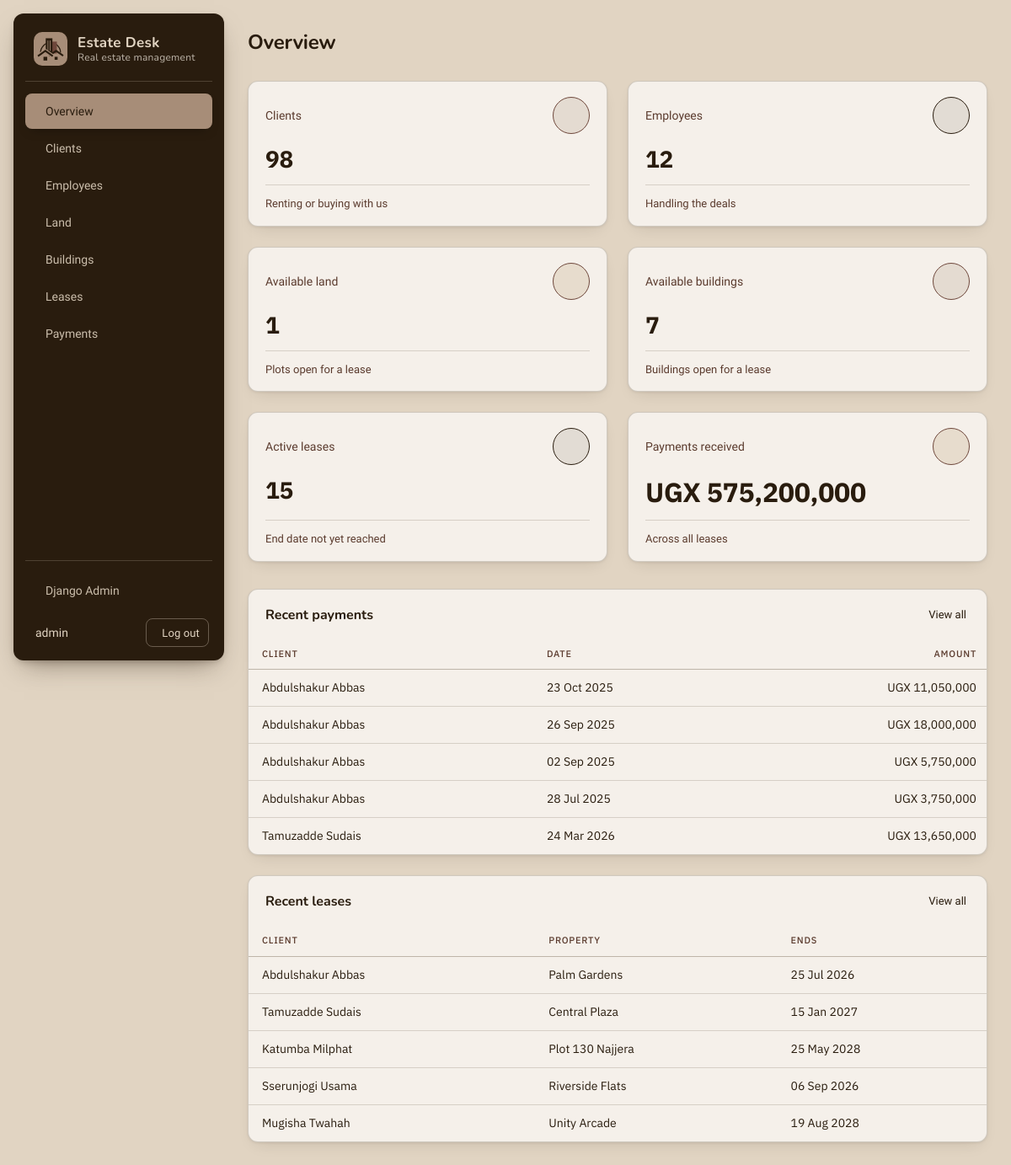
The app's page / (signed in) with its own data.
### payments/models.py (models this page shows, shortened)
class Payment(models.Model):
    MODE_OPTIONS = [
        ("Cash", "Cash"),
        ("Cheque", "Cheque"),
        ("Bank Transfer", "Bank Transfer"),
    ]
    lease = models.ForeignKey(Lease, on_delete=models.CASCADE)
    employee = models.ForeignKey(Employee, on_delete=models.SET_NULL, null=True)
    amount = models.DecimalField(max_digits=14, decimal_places=2)
    mode = models.CharField(max_length=20, choices=MODE_OPTIONS)
    date = models.DateField(default=timezone.localdate)

### leases/models.py (models this page shows, shortened)
class Lease(models.Model):
    client = models.ForeignKey(Client, on_delete=models.CASCADE)
    employee = models.ForeignKey(Employee, on_delete=models.SET_NULL, null=True)
    land = models.ForeignKey(Land, on_delete=models.CASCADE, null=True, blank=True)
    building = models.ForeignKey(Building, on_delete=models.CASCADE, null=True, blank=True)
    start_date = models.DateField()
    end_date = models.DateField()
    @property
    def property_name(self):
        return self.land or self.building

### clients/models.py (models this page shows)
class Client(models.Model):
    GENDER_OPTIONS = [
        ("M", "Male"),
        ("F", "Female"),
    ]
    first_name = models.CharField(max_length=50)
    last_name = models.CharField(max_length=50)
    gender = models.CharField(max_length=1, choices=GENDER_OPTIONS)
    contact = models.CharField(max_length=15)
    email = models.EmailField()
    address = models.CharField(max_length=100, blank=True)
    def __str__(self):
        return f"{self.first_name} {self.last_name}"

### properties/models.py (models this page shows)
class Building(models.Model):
    name = models.CharField(max_length=50)
    location = models.CharField(max_length=50)
    price = models.DecimalField(max_digits=14, decimal_places=2)
    status = models.CharField(max_length=1, choices=STATUS_OPTIONS, default="A")
    def __str__(self):
        return self.name

class Land(models.Model):
    name = models.CharField(max_length=50)
    location = models.CharField(max_length=50)
    land_size = models.CharField(max_length=40)
    land_type = models.CharField(max_length=30)
    price = models.DecimalField(max_digits=14, decimal_places=2)
    status = models.CharField(max_length=1, choices=STATUS_OPTIONS, default="A")
    class Meta:
        verbose_name_plural = "land"
    def __str__(self):
        return self.name

### dashboard/views.py (the view)
# urls.py: path("", dashboard_views.index, name="dashboard"),
@login_required
def index(request):
    context = {
        "clients": Client.objects.count(),
        "employees": Employee.objects.count(),
        "free_land": Land.objects.filter(status="A").count(),
        "free_buildings": Building.objects.filter(status="A").count(),
        "active_leases": Lease.objects.filter(end_date__gte=timezone.localdate()).count(),
        "payments_total": Payment.objects.aggregate(total=Sum("amount"))["total"] or 0,
        "recent_payments": Payment.objects.select_related("lease__client").order_by("-id")[:5],
        "recent_leases": Lease.objects.select_related("client", "land", "building").order_by("-id")[:5],
    }
    return render(request, "dashboard/index.html", context)

### core/templatetags/estate.py (called while the page is built)
@register.filter
def money(value):
    try:
        return f"UGX {float(value or 0):,.0f}"
    except (TypeError, ValueError):
        return "UGX 0"

### templates/dashboard/index.html (shortened to what this page needs)
{% extends "base.html" %}
{% load estate %}
{% block page_title %}Overview{% endblock %}
{% block content %}
  <section class="stats" aria-label="Estate Desk at a glance">
    <article class="card stat">
      <div class="stat-top">
        <span class="stat-tile stat-tile-tan"></span>
        <p class="stat-label">Clients</p>
      </div>
      <p class="stat-value">{{ clients }}</p>
      <p class="stat-caption">Renting or buying with us</p>
    </article>
    <article class="card stat">
      <div class="stat-top">
        <span class="stat-tile stat-tile-espresso"></span>
        <p class="stat-label">Employees</p>
      </div>
      <p class="stat-value">{{ employees }}</p>
      <p class="stat-caption">Handling the deals</p>
    </article>
    <article class="card stat">
      <div class="stat-top">
        <span class="stat-tile stat-tile-umber"></span>
        <p class="stat-label">Available land</p>
      </div>
      <p class="stat-value">{{ free_land }}</p>
      <p class="stat-caption">Plots open for a lease</p>
    </article>
    <article class="card stat">
      <div class="stat-top">
        <span class="stat-tile stat-tile-tan"></span>
        <p class="stat-label">Available buildings</p>
      </div>
      <p class="stat-value">{{ free_buildings }}</p>
      <p class="stat-caption">Buildings open for a lease</p>
    </article>
    <article class="card stat">
      <div class="stat-top">
        <span class="stat-tile stat-tile-espresso"></span>
        <p class="stat-label">Active leases</p>
      </div>
      <p class="stat-value">{{ active_leases }}</p>
      <p class="stat-caption">End date not yet reached</p>
    </article>
    <article class="card stat stat-feature">
      <div class="stat-top">
        <span class="stat-tile stat-tile-umber"></span>
        <p class="stat-label">Payments received</p>
      </div>
      <p class="stat-value">{{ payments_total|money }}</p>
      <p class="stat-caption">Across all leases</p>
    </article>
  </section>
  <div class="recent">
    <section class="card" aria-labelledby="recent-payments-title">
      <header class="card-header">
        <h2 class="card-title" id="recent-payments-title">Recent payments</h2>
        <a class="card-link" href="{% url 'payment_list' %}" aria-label="View all payments">View all</a>
      </header>
      <div class="table-wrap">
        <table class="table">
          <thead>
            <tr><th scope="col">Client</th><th scope="col">Date</th><th scope="col" class="num">Amount</th></tr>
          </thead>
          <tbody>
            {% for p in recent_payments %}
              <tr><td>{{ p.lease.client }}</td><td>{{ p.date|date:"d M Y" }}</td><td class="num">{{ p.amount|money }}</td></tr>
            {% empty %}
              <tr><td class="table-empty" colspan="3">No payments yet.</td></tr>
            {% endfor %}
          </tbody>
        </table>
      </div>
    </section>
    <section class="card" aria-labelledby="recent-leases-title">
      <header class="card-header">
        <h2 class="card-title" id="recent-leases-title">Recent leases</h2>
        <a class="card-link" href="{% url 'lease_list' %}" aria-label="View all leases">View all</a>
      </header>
      <div class="table-wrap">
        <table class="table">
          <thead>
            <tr><th scope="col">Client</th><th scope="col">Property</th><th scope="col">Ends</th></tr>
          </thead>
          <tbody>
            {% for l in recent_leases %}
              <tr><td>{{ l.client }}</td><td>{{ l.property_name }}</td><td>{{ l.end_date|date:"d M Y" }}</td></tr>
            {% empty %}
              <tr><td class="table-empty" colspan="3">No leases yet.</td></tr>
            {% endfor %}
          </tbody>
        </table>
      </div>
    </section>
  </div>
{% endblock %}

### templates/base.html (shortened to what this page needs)
{% load static %}<!doctype html>
<html lang="en">
  <head>
    <link rel="stylesheet" href="https://unpkg.com/@phosphor-icons/web@2.1.1/src/regular/style.css">
    <link rel="stylesheet" href="{% static 'css/site.css' %}?v=5">
  </head>
  <body class="{% block body_class %}{% endblock %}">
    {% block shell %}
      <div class="shell">
        {% include "partials/_sidebar.html" %}
        <main class="main">
          <header class="topbar">
            <h1 class="page-title">{% block page_title %}{% endblock %}</h1>
          </header>
          {% block content %}{% endblock %}
        </main>
      </div>
    {% endblock %}
  </body>
</html>

### templates/partials/_sidebar.html (shortened to what this page needs)
<aside class="sidebar">
  <a class="brand" href="{% url 'dashboard' %}">
    {% include "partials/_logo.html" %}
    <span class="brand-text">Estate Desk<small>Real estate management</small></span>
  </a>
  <nav class="nav" aria-label="Main">
    <ul class="nav-list">
      <li><a class="nav-link" href="{% url 'dashboard' %}"{% if request.path == "/" %} aria-current="page"{% endif %}>Overview</a></li>
      <li><a class="nav-link" href="{% url 'client_list' %}"{% if "/clients/" in request.path %} aria-current="page"{% endif %}>Clients</a></li>
      <li><a class="nav-link" href="{% url 'employee_list' %}"{% if "/employees/" in request.path %} aria-current="page"{% endif %}>Employees</a></li>
      <li><a class="nav-link" href="{% url 'land_list' %}"{% if "/land/" in request.path %} aria-current="page"{% endif %}>Land</a></li>
      <li><a class="nav-link" href="{% url 'building_list' %}"{% if "/buildings/" in request.path %} aria-current="page"{% endif %}>Buildings</a></li>
      <li><a class="nav-link" href="{% url 'lease_list' %}"{% if "/leases/" in request.path %} aria-current="page"{% endif %}>Leases</a></li>
      <li><a class="nav-link" href="{% url 'payment_list' %}"{% if "/payments/" in request.path %} aria-current="page"{% endif %}>Payments</a></li>
    </ul>
    {% if user.is_staff %}
      <div class="nav-bottom">
        <a class="nav-link" href="/admin/">Django Admin</a>
      </div>
    {% endif %}
  </nav>
  <div class="user">
    <span class="user-name" title="{{ user.get_username }}">{{ user.get_username }}</span>
    <form method="post" action="{% url 'logout' %}">
      <button type="submit" class="btn btn-sidebar">Log out</button>
    </form>
  </div>
</aside>

### templates/partials/_logo.html
<svg class="brand-logo{% if dark %} brand-logo--dark{% endif %}" viewBox="0 0 40 40" width="40" height="40" aria-hidden="true">
  <rect class="lg-tile" width="40" height="40" rx="10"/>
  <g transform="translate(2.4 2.6) scale(.88)">
  <path class="lg-arc" d="M6.5 25A13.5 13.5 0 0 1 33.5 25"/>
  <rect class="lg-tower-b" x="20.5" y="10" width="8" height="16"/>
  <rect class="lg-tower-a" x="13.5" y="5.5" width="9" height="20.5"/>
  <path class="lg-stripe" d="M16.5 8.5v14M19.5 8.5v14"/>
  <path class="lg-roof" d="M18 29 27.5 22.5 37 29"/>
  <path class="lg-halo" d="M3 29.5 13 22.5 23 29.5"/>
  <path class="lg-roof" d="M3 29.5 13 22.5 23 29.5"/>
  <rect class="lg-roof-fill" x="10.5" y="30.5" width="5" height="5"/>
  <rect class="lg-roof-fill" x="25.5" y="30.5" width="4" height="4"/>
  </g>
</svg>

### records on screen
Payment: lease.client "Abdulshakur Abbas", date "23 Oct 2025", amount "UGX 11,050,000"
Payment: lease.client "Abdulshakur Abbas", date "26 Sep 2025", amount "UGX 18,000,000"
Payment: lease.client "Abdulshakur Abbas", date "02 Sep 2025", amount "UGX 5,750,000"
Payment: lease.client "Abdulshakur Abbas", date "28 Jul 2025", amount "UGX 3,750,000"
Payment: lease.client "Tamuzadde Sudais", date "24 Mar 2026", amount "UGX 13,650,000"
Lease: client "Abdulshakur Abbas", property_name "Palm Gardens", end_date "25 Jul 2026"
Lease: client "Tamuzadde Sudais", property_name "Central Plaza", end_date "15 Jan 2027"
Lease: client "Katumba Milphat", property_name "Plot 130 Najjera", end_date "25 May 2028"
Lease: client "Sserunjogi Usama", property_name "Riverside Flats", end_date "06 Sep 2026"
Lease: client "Mugisha Twahah", property_name "Unity Arcade", end_date "19 Aug 2028"

### other values on screen
{{ user.get_username }} "admin"
{{ clients }} "98"
{{ employees }} "12"
{{ free_land }} "1"
{{ free_buildings }} "7"
{{ active_leases }} "15"
{{ payments_total|money }} "UGX 575,200,000"
